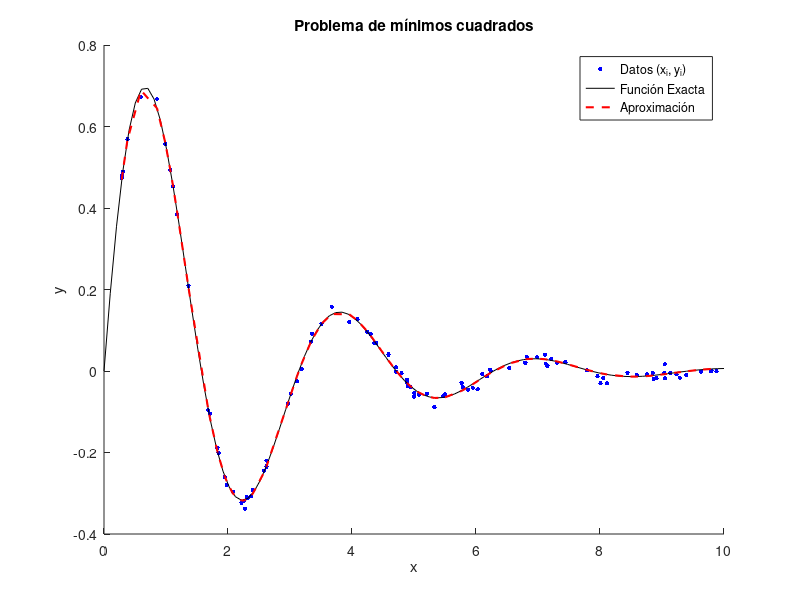
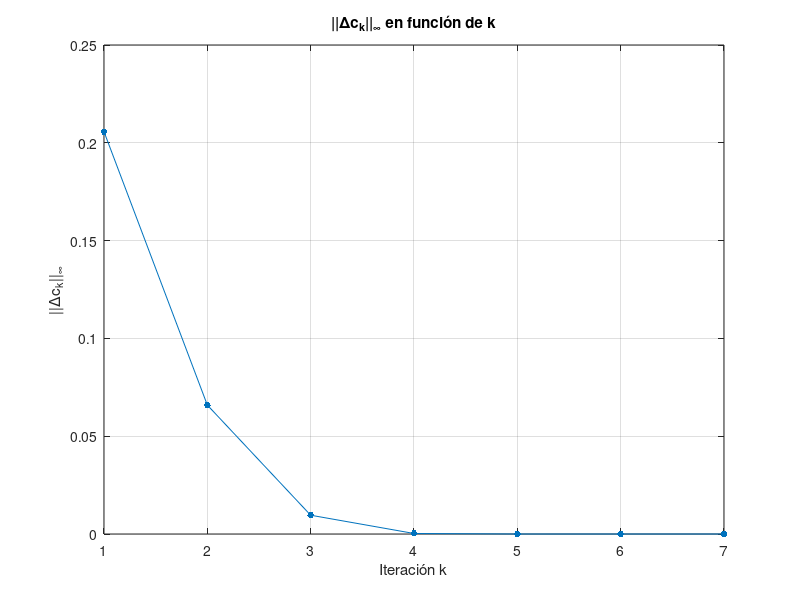
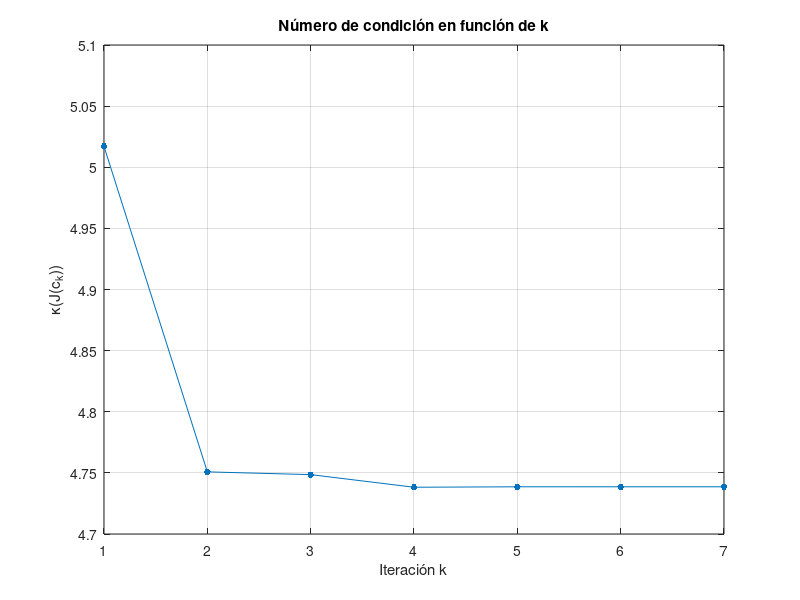

The MATLAB source for these figures, in order:

%% Inciso a

data = load("data/data.mat");

%% Inciso b

function fxc = funcion(x, c)
    % 
    %   Función que evalúa 
    %   f(x, c) = c1 * exp(-c2 * x) * sin(c3 * x + c4)
    %
    %   Inputs
    %       x: vector con las x
    %       c: vector con los coeficientes [c1, c2, c3, c4]
    %
    %   Output
    %       f: valores de f(x, c) evaluados en x
    
    fxc = c(1) * exp(-c(2) * x) .* sin(c(3) * x + c(4));
end

function Jf = jacobiano_f(x, c)
    %
    %   Función que calcula el Jacobiano de f respecto a los
    %   coeficientes c = [c1, c2, c3, c4].
    %
    %   Inputs
    %       x: vector con las x
    %       c: vector con los coeficientes [c1, c2, c3, c4]
    %
    %   Output
    %       J: matriz Jacobiana evaluada en x y c
    
    Jf = zeros(length(x), 4);

    Jf(:, 1) = exp(-c(2) * x) .* sin(c(3) * x + c(4));        
    Jf(:, 2) = -c(1) * x .* exp(-c(2) * x) .* sin(c(3) * x + c(4));    
    Jf(:, 3) = c(1) * exp(-c(2) * x) .* x .* cos(c(3) * x + c(4));
    Jf(:, 4) = c(1) * exp(-c(2) * x) .* cos(c(3) * x + c(4));    
end

function [c, iter, norma_delta_c, num_cond] = minimos_cuadrados(x, y, c0)
    %
    %   Función que ejecuta el algoritmo para minimizar la diferencia
    %   entre la función f(x, c) y los valores observados y.
    %
    %   Inputs
    %       x: vector con las x
    %       y: vector con las y
    %       c0: vector con los coeficientes [c1, c2, c3, c4]
    %
    %   Outputs
    %       c: vector de coeficientes ajustados
    %       iter: número de iteraciones requeridas
    %       norma_delta_c: valor de la norma de delta c por iteración
    %       num_cond: número de condición por itereción
    
    
    tol = 1e-8;
    c = c0;
    iter = 0;
    delta_c = inf;
    num_cond = [];
    
    while norm(delta_c, inf) > tol
       
        dif = y - funcion(x, c);
        J = jacobiano_f(x, c);
        
        delta_c = (J' * J) \ (J' * dif);
        c = c + delta_c;

        iter = iter + 1; 
        norma_delta_c(iter) = norm(delta_c, inf);
        num_cond(iter) = cond(J);
    end
end

%% Inciso c

x = data.x;
y = data.y;
c0 = [1.1; 0.4; 2.1; 0.2];

% Ejecución del algoritmo
[c, iter, norma_delta_c, num_cond] = minimos_cuadrados(x, y, c0);

disp("Número de iteraciones:");
disp(iter);
disp("Coeficientes ajustados:");
disp(c);

% Función exacta
c_exact = [1; 0.5; 2; 0];
xx = linspace(0, 10);
yy = funcion(xx, c_exact);

% Gráficas
figure;
hold on;
plot(x, y, 'b.', 'DisplayName', 'Datos (x_i, y_i)', 'MarkerSize', 10);
plot(xx, yy, 'k-', 'DisplayName', 'Función Exacta');
plot(sort(x), funcion(sort(x), c), 'r--', 'DisplayName', 'Aproximación', 'LineWidth', 1.5);
legend;
xlabel('x');
ylabel('y');
title('Problema de mínimos cuadrados');
hold off;

figure;
plot(1:iter, norma_delta_c, '.-', 'MarkerSize', 15);
xlabel('Iteración k');
ylabel('||\Deltac_k||_\infty');
title('||\Deltac_k||_\infty en función de k');
grid on;


%% Inciso d

figure;
plot(1:iter, num_cond, '.-', 'MarkerSize', 15);
xlabel('Iteración k');
ylabel('\kappa(J(c_k))');
title('Número de condición en función de k');
grid on;

%% Inciso e

c0 = [1; 1; 1; 1];
[c, iter] = minimos_cuadrados(x, y, c0);

disp("Número de iteraciones:");
disp(iter);
disp("Coeficientes ajustados:");
disp(c);


